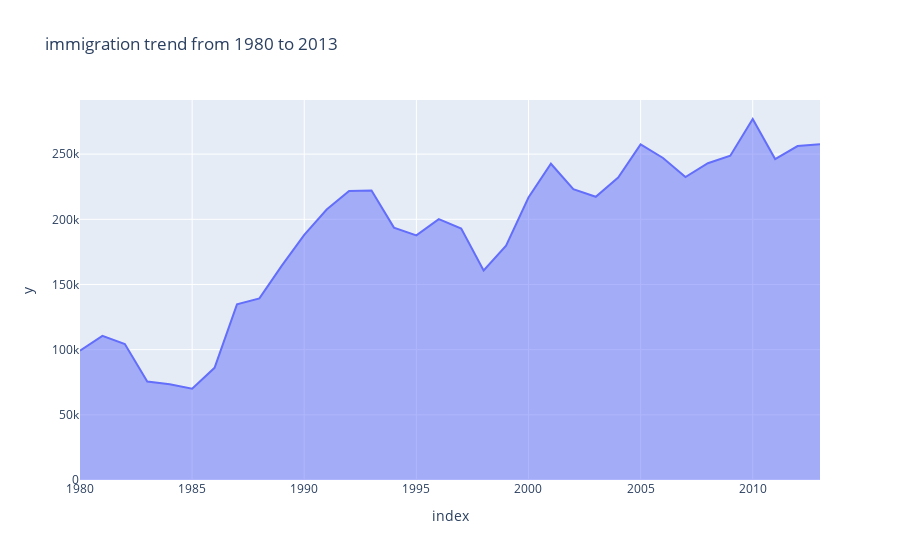

Notebook cell for this chart:
### Code cell
px.area(year_sum, x=year_sum.index, y=year_sum.values, title = 'immigration trend from 1980 to 2013')

### Figure 1 — Plotly figure (JSON) as saved in the notebook; plotly's stock layout.template omitted (floating-point values rounded to 4 significant figures)
{"data": [{"fillpattern": {"shape": ""}, "hovertemplate": "index=%{x}<br>y=%{y}<extra></extra>", "legendgroup": "", "line": {"color": "#636efa"}, "marker": {"symbol": "circle"}, "mode": "lines", "name": "", "orientation": "v", "showlegend": false, "stackgroup": "1", "type": "scatter", "x": [1980, 1981, 1982, 1983, 1984, 1985, 1986, 1987, 1988, 1989, 1990, 1991, 1992, 1993, 1994, 1995, 1996, 1997, 1998, 1999, 2000, 2001, 2002, 2003, 2004, 2005, 2006, 2007, 2008, 2009, 2010, 2011, 2012, 2013], "xaxis": "x", "y": [99137, 110563, 104271, 75550, 73417, 69978, 86048, 134771, 139306, 164432, 188054, 207509, 221687, 222049, 193665, 187712, 200085, 192885, 160727, 179818, 216712, 242643, 223111, 217297, 232083, 257457, 247057, 232405, 243047, 248768, 276956, 246194, 256222, 257537], "yaxis": "y"}], "layout": {"legend": {"tracegroupgap": 0}, "title": {"text": "immigration trend from 1980 to 2013"}, "xaxis": {"anchor": "y", "domain": [0, 1], "title": {"text": "index"}}, "yaxis": {"anchor": "x", "domain": [0, 1], "title": {"text": "y"}}}}
